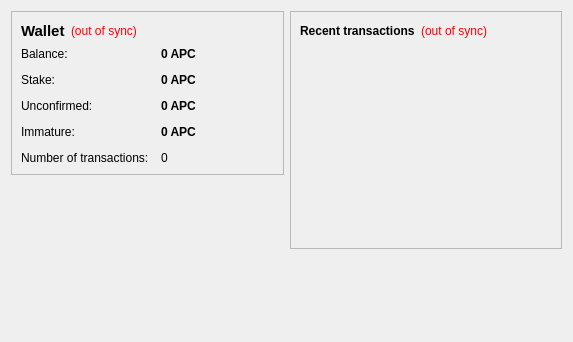
<?xml version="1.0" encoding="UTF-8"?>
<ui version="4.0">
 <class>OverviewPage</class>
 <widget class="QWidget" name="OverviewPage">
  <property name="geometry">
   <rect>
    <x>0</x>
    <y>0</y>
    <width>573</width>
    <height>342</height>
   </rect>
  </property>
  <property name="windowTitle">
   <string>Form</string>
  </property>
  <layout class="QHBoxLayout" name="horizontalLayout" stretch="1,1">
   <item>
    <layout class="QVBoxLayout" name="verticalLayout_2">
     <item>
      <widget class="QFrame" name="frame">
       <property name="frameShape">
        <enum>QFrame::StyledPanel</enum>
       </property>
       <property name="frameShadow">
        <enum>QFrame::Raised</enum>
       </property>
       <layout class="QVBoxLayout" name="verticalLayout_4">
        <item>
         <layout class="QHBoxLayout" name="horizontalLayout_4">
          <item>
           <widget class="QLabel" name="label_5">
            <property name="font">
             <font>
              <pointsize>11</pointsize>
              <weight>75</weight>
              <bold>true</bold>
             </font>
            </property>
            <property name="text">
             <string>Wallet</string>
            </property>
           </widget>
          </item>
          <item>
           <widget class="QLabel" name="labelWalletStatus">
            <property name="toolTip">
             <string>The displayed information may be out of date. Your wallet automatically synchronizes with the Applecoin network after a connection is established, but this process has not completed yet.</string>
            </property>
            <property name="styleSheet">
             <string notr="true">QLabel { color: red; }</string>
            </property>
            <property name="text">
             <string notr="true">(out of sync)</string>
            </property>
            <property name="alignment">
             <set>Qt::AlignLeading|Qt::AlignLeft|Qt::AlignVCenter</set>
            </property>
           </widget>
          </item>
          <item>
           <spacer name="horizontalSpacer_2">
            <property name="orientation">
             <enum>Qt::Horizontal</enum>
            </property>
            <property name="sizeHint" stdset="0">
             <size>
              <width>40</width>
              <height>20</height>
             </size>
            </property>
           </spacer>
          </item>
         </layout>
        </item>
        <item>
         <layout class="QFormLayout" name="formLayout_2">
          <property name="fieldGrowthPolicy">
           <enum>QFormLayout::AllNonFixedFieldsGrow</enum>
          </property>
          <property name="horizontalSpacing">
           <number>12</number>
          </property>
          <property name="verticalSpacing">
           <number>12</number>
          </property>
          <item row="0" column="0">
           <widget class="QLabel" name="label">
            <property name="text">
             <string>Balance:</string>
            </property>
           </widget>
          </item>
          <item row="0" column="1">
           <widget class="QLabel" name="labelBalance">
            <property name="font">
             <font>
              <weight>75</weight>
              <bold>true</bold>
             </font>
            </property>
            <property name="cursor">
             <cursorShape>IBeamCursor</cursorShape>
            </property>
            <property name="toolTip">
             <string>Your current balance</string>
            </property>
            <property name="text">
             <string notr="true">0 APC</string>
            </property>
            <property name="textInteractionFlags">
             <set>Qt::LinksAccessibleByMouse|Qt::TextSelectableByKeyboard|Qt::TextSelectableByMouse</set>
            </property>
           </widget>
          </item>
          <item row="1" column="0">
           <widget class="QLabel" name="label_6">
            <property name="text">
             <string>Stake:</string>
            </property>
           </widget>
          </item>
          <item row="1" column="1">
           <widget class="QLabel" name="labelStake">
            <property name="font">
             <font>
              <weight>75</weight>
              <bold>true</bold>
             </font>
            </property>
            <property name="cursor">
             <cursorShape>IBeamCursor</cursorShape>
            </property>
            <property name="toolTip">
             <string>Total of coins that was staked, and do not yet count toward the current balance</string>
            </property>
            <property name="text">
             <string notr="true">0 APC</string>
            </property>
            <property name="textInteractionFlags">
             <set>Qt::LinksAccessibleByMouse|Qt::TextSelectableByKeyboard|Qt::TextSelectableByMouse</set>
            </property>
           </widget>
          </item>
          <item row="2" column="0">
           <widget class="QLabel" name="label_3">
            <property name="text">
             <string>Unconfirmed:</string>
            </property>
           </widget>
          </item>
          <item row="2" column="1">
           <widget class="QLabel" name="labelUnconfirmed">
            <property name="font">
             <font>
              <weight>75</weight>
              <bold>true</bold>
             </font>
            </property>
            <property name="cursor">
             <cursorShape>IBeamCursor</cursorShape>
            </property>
            <property name="toolTip">
             <string>Total of transactions that have yet to be confirmed, and do not yet count toward the current balance</string>
            </property>
            <property name="text">
             <string notr="true">0 APC</string>
            </property>
            <property name="textInteractionFlags">
             <set>Qt::LinksAccessibleByMouse|Qt::TextSelectableByKeyboard|Qt::TextSelectableByMouse</set>
            </property>
           </widget>
          </item>
          <item row="3" column="0">
           <widget class="QLabel" name="labelImmatureText">
            <property name="text">
             <string>Immature:</string>
            </property>
           </widget>
          </item>
          <item row="3" column="1">
           <widget class="QLabel" name="labelImmature">
            <property name="font">
             <font>
              <weight>75</weight>
              <bold>true</bold>
             </font>
            </property>
            <property name="toolTip">
             <string>Mined balance that has not yet matured</string>
            </property>
            <property name="text">
             <string notr="true">0 APC</string>
            </property>
            <property name="textInteractionFlags">
             <set>Qt::LinksAccessibleByMouse|Qt::TextSelectableByKeyboard|Qt::TextSelectableByMouse</set>
            </property>
           </widget>
          </item>
          <item row="4" column="0">
           <widget class="QLabel" name="label_2">
            <property name="text">
             <string>Number of transactions:</string>
            </property>
           </widget>
          </item>
          <item row="4" column="1">
           <widget class="QLabel" name="labelNumTransactions">
            <property name="toolTip">
             <string>Total number of transactions in wallet</string>
            </property>
            <property name="text">
             <string notr="true">0</string>
            </property>
           </widget>
          </item>
         </layout>
        </item>
       </layout>
      </widget>
     </item>
     <item>
      <spacer name="verticalSpacer">
       <property name="orientation">
        <enum>Qt::Vertical</enum>
       </property>
       <property name="sizeHint" stdset="0">
        <size>
         <width>20</width>
         <height>40</height>
        </size>
       </property>
      </spacer>
     </item>
    </layout>
   </item>
   <item>
    <layout class="QVBoxLayout" name="verticalLayout_3">
     <item>
      <widget class="QFrame" name="frame_2">
       <property name="frameShape">
        <enum>QFrame::StyledPanel</enum>
       </property>
       <property name="frameShadow">
        <enum>QFrame::Raised</enum>
       </property>
       <layout class="QVBoxLayout" name="verticalLayout">
        <item>
         <layout class="QHBoxLayout" name="horizontalLayout_2">
          <item>
           <widget class="QLabel" name="label_4">
            <property name="text">
             <string>&lt;b&gt;Recent transactions&lt;/b&gt;</string>
            </property>
           </widget>
          </item>
          <item>
           <widget class="QLabel" name="labelTransactionsStatus">
            <property name="toolTip">
             <string>The displayed information may be out of date. Your wallet automatically synchronizes with the Applecoin network after a connection is established, but this process has not completed yet.</string>
            </property>
            <property name="styleSheet">
             <string notr="true">QLabel { color: red; }</string>
            </property>
            <property name="text">
             <string notr="true">(out of sync)</string>
            </property>
            <property name="alignment">
             <set>Qt::AlignRight|Qt::AlignTrailing|Qt::AlignVCenter</set>
            </property>
           </widget>
          </item>
          <item>
           <spacer name="horizontalSpacer">
            <property name="orientation">
             <enum>Qt::Horizontal</enum>
            </property>
            <property name="sizeHint" stdset="0">
             <size>
              <width>40</width>
              <height>20</height>
             </size>
            </property>
           </spacer>
          </item>
         </layout>
        </item>
        <item>
         <widget class="QListView" name="listTransactions">
          <property name="styleSheet">
           <string notr="true">QListView { background: transparent; }</string>
          </property>
          <property name="frameShape">
           <enum>QFrame::NoFrame</enum>
          </property>
          <property name="verticalScrollBarPolicy">
           <enum>Qt::ScrollBarAlwaysOff</enum>
          </property>
          <property name="horizontalScrollBarPolicy">
           <enum>Qt::ScrollBarAlwaysOff</enum>
          </property>
          <property name="selectionMode">
           <enum>QAbstractItemView::NoSelection</enum>
          </property>
         </widget>
        </item>
       </layout>
      </widget>
     </item>
     <item>
      <spacer name="verticalSpacer_2">
       <property name="orientation">
        <enum>Qt::Vertical</enum>
       </property>
       <property name="sizeHint" stdset="0">
        <size>
         <width>20</width>
         <height>40</height>
        </size>
       </property>
      </spacer>
     </item>
    </layout>
   </item>
  </layout>
 </widget>
 <resources/>
 <connections/>
</ui>
